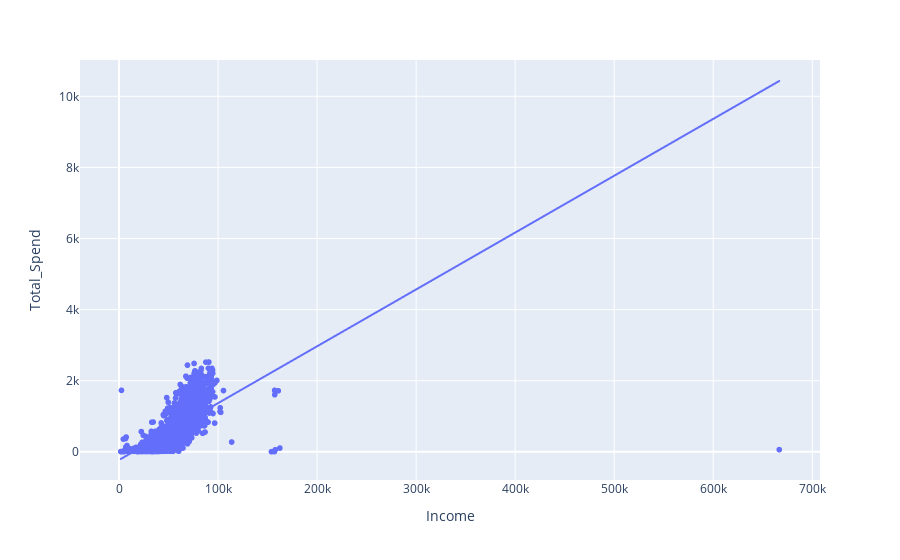

Write notebook code for a chart like this one.
### Code cell
fig = px.scatter(df, x="Income", y="Total_Spend",trendline="ols")
#, , color="Education" ,size='petal_length', hover_data=['petal_width']
fig.show()

### Figure 1 — Plotly figure (JSON) as saved in the notebook; plotly's stock layout.template omitted (floating-point values rounded to 4 significant figures; data arrays with more than 128 entries replaced by an {"elided": "..."} marker saying what was removed)
{"data": [{"hovertemplate": "Income=%{x}<br>Total_Spend=%{y}<extra></extra>", "legendgroup": "", "marker": {"color": "#636efa", "symbol": "circle"}, "mode": "markers", "name": "", "showlegend": false, "type": "scattergl", "x": {"elided": "2240 int values"}, "xaxis": "x", "y": {"elided": "2240 int values"}, "yaxis": "y"}, {"hovertemplate": "<b>OLS trendline</b><br>Total_Spend = 0.0159886 * Income + -228.284<br>R<sup>2</sup>=0.445658<br><br>Income=%{x}<br>Total_Spend=%{y} <b>(trend)</b><extra></extra>", "legendgroup": "", "marker": {"color": "#636efa", "symbol": "circle"}, "mode": "lines", "name": "", "showlegend": false, "type": "scattergl", "x": {"elided": "2216 int values"}, "xaxis": "x", "y": {"elided": "2216 float values"}, "yaxis": "y"}], "layout": {"legend": {"tracegroupgap": 0}, "margin": {"t": 60}, "xaxis": {"anchor": "y", "domain": [0, 1], "title": {"text": "Income"}}, "yaxis": {"anchor": "x", "domain": [0, 1], "title": {"text": "Total_Spend"}}}}
